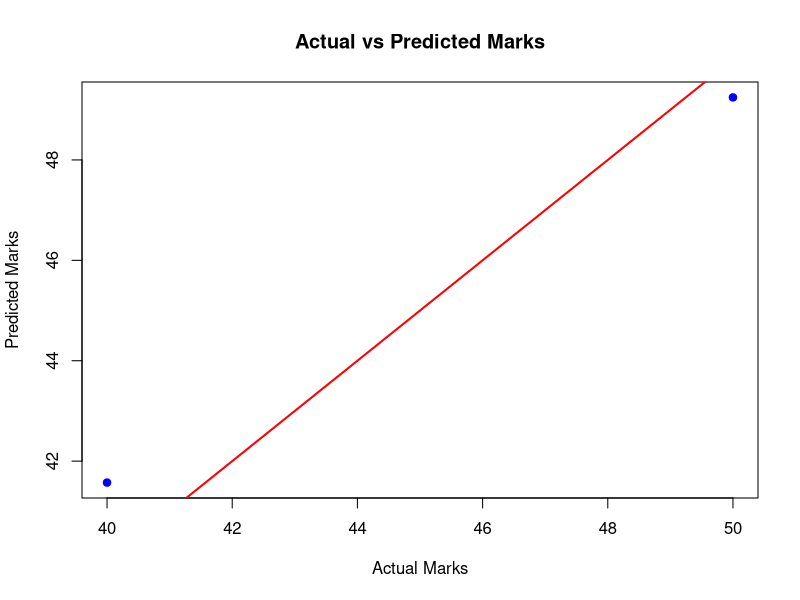

Source code (R):
# 1. Create dataset
students <- data.frame(
  hours = c(1, 2, 3, 4, 5, 6, 7, 8, 9, 10),
  marks = c(20, 25, 35, 40, 50, 55, 65, 70, 80, 90)
)

# 2. Split data into training and testing
set.seed(123)

train_index <- sample(
  seq_len(nrow(students)),
  size = floor(0.8 * nrow(students))
)

train_data <- students[train_index, ]
test_data <- students[-train_index, ]

# 3. Train model
model <- lm(marks ~ hours, data = train_data)

# 4. Predict test marks
predictions <- predict(model, newdata = test_data)

# 5. Evaluate model
mae <- mean(abs(test_data$marks - predictions))

print(test_data)
print(predictions)
print(mae)

# 6. Predict for a new student studying 7.5 hours
new_student <- data.frame(hours = 7.5)

predict(model, newdata = new_student)


# 7. Actual vs Predicted Marks Graph

comparison <- data.frame(
  Actual = test_data$marks,
  Predicted = as.numeric(predictions)
)

plot(
  comparison$Actual,
  comparison$Predicted,
  main = "Actual vs Predicted Marks",
  xlab = "Actual Marks",
  ylab = "Predicted Marks",
  pch = 19,
  col = "blue"
)

# Perfect prediction reference line
abline(a = 0, b = 1, col = "red", lwd = 2)

# 8. Display comparison table
print(comparison)

# 9. Predict marks for a new student
new_student <- data.frame(hours = 7.5)

new_prediction <- predict(model, newdata = new_student)

cat("Study Hours:", new_student$hours, "\n")
cat("Predicted Marks:", round(new_prediction, 2), "\n")
cat("Mean Absolute Error (MAE):", round(mae, 2), "\n")
